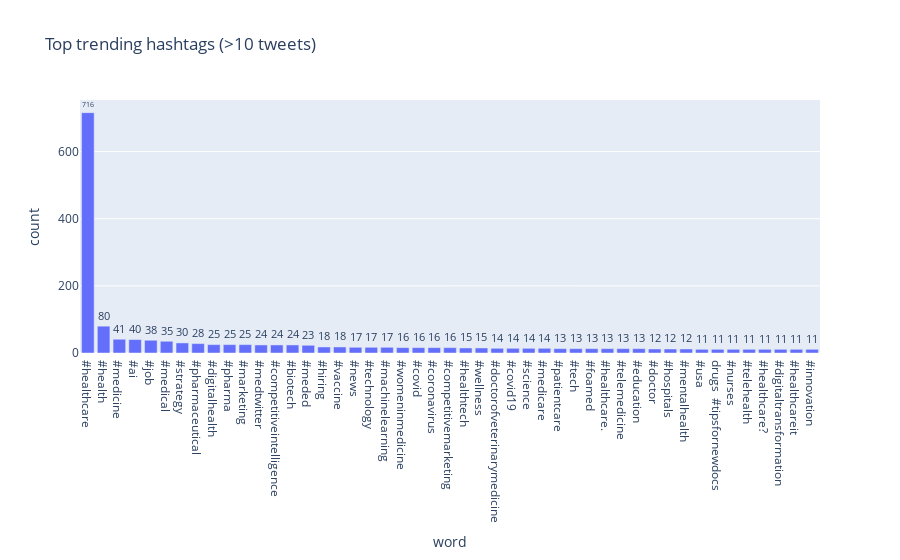

The code cell stored with this chart in its notebook:
### Code cell
# Create the plot.
fig = px.bar(tags_count_above_10,
             x = 'word',
             y = 'count',
             title = 'Top trending hashtags (>10 tweets)',
             text='count')

fig.update_traces(textposition='outside')
fig.update_layout(uniformtext_minsize=10)

# View the barplot.
fig.show();

### Figure 1 — Plotly figure (JSON) as saved in the notebook; plotly's stock layout.template omitted (floating-point values rounded to 4 significant figures)
{"data": [{"alignmentgroup": "True", "hovertemplate": "word=%{x}<br>count=%{text}<extra></extra>", "legendgroup": "", "marker": {"color": "#636efa"}, "name": "", "offsetgroup": "", "orientation": "v", "showlegend": false, "text": [716, 80, 41, 40, 38, 35, 30, 28, 25, 25, 25, 24, 24, 24, 23, 18, 18, 17, 17, 17, 16, 16, 16, 16, 15, 15, 14, 14, 14, 14, 13, 13, 13, 13, 13, 13, 12, 12, 12, 11, 11, 11, 11, 11, 11, 11, 11], "textposition": "outside", "type": "bar", "x": ["#healthcare", "#health", "#medicine", "#ai", "#job", "#medical", "#strategy", "#pharmaceutical", "#digitalhealth", "#pharma", "#marketing", "#medtwitter", "#competitiveintelligence", "#biotech", "#meded", "#hiring", "#vaccine", "#news", "#technology", "#machinelearning", "#womeninmedicine", "#covid", "#coronavirus", "#competitivemarketing", "#healthtech", "#wellness", "#doctorofveterinarymedicine", "#covid19", "#science", "#medicare", "#patientcare", "#tech", "#foamed", "#healthcare.", "#telemedicine", "#education", "#doctor", "#hospitals", "#mentalhealth", "#usa", "drugs\n\n#tipsfornewdocs", "#nurses", "#telehealth", "#healthcare?", "#digitaltransformation", "#healthcareit", "#innovation"], "xaxis": "x", "y": [716, 80, 41, 40, 38, 35, 30, 28, 25, 25, 25, 24, 24, 24, 23, 18, 18, 17, 17, 17, 16, 16, 16, 16, 15, 15, 14, 14, 14, 14, 13, 13, 13, 13, 13, 13, 12, 12, 12, 11, 11, 11, 11, 11, 11, 11, 11], "yaxis": "y"}], "layout": {"barmode": "relative", "legend": {"tracegroupgap": 0}, "title": {"text": "Top trending hashtags (>10 tweets)"}, "uniformtext": {"minsize": 10}, "xaxis": {"anchor": "y", "domain": [0, 1], "title": {"text": "word"}}, "yaxis": {"anchor": "x", "domain": [0, 1], "title": {"text": "count"}}}}
